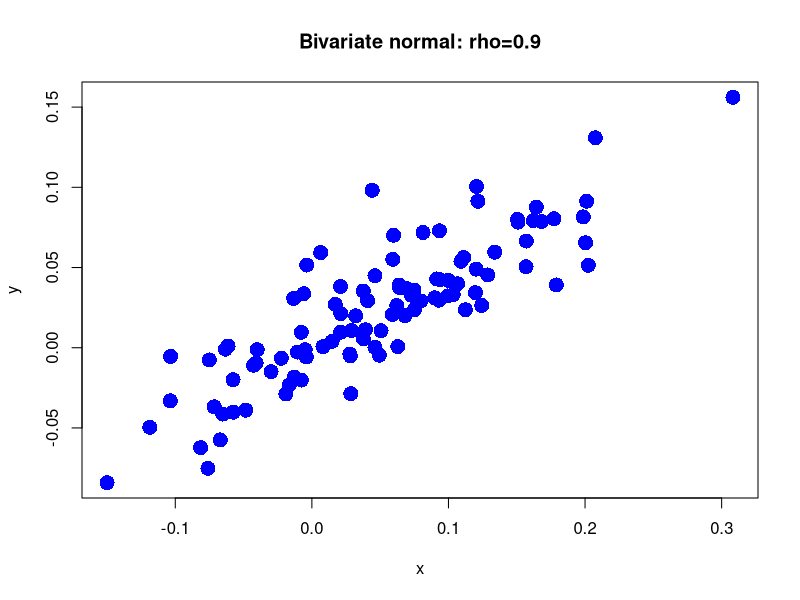
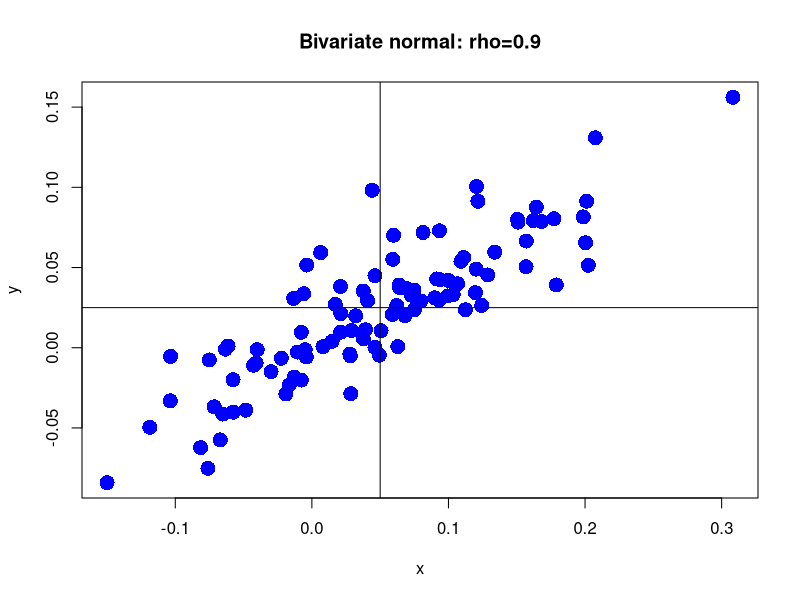

Here is the R script that generated these plots, in order:
## ---- chunk 1

    # Standard deviations and correlation
    sig_x <- 0.10
    sig_y <- 0.05
    rho_xy <- 0.9
    
    # Covariance between X and Y
    sig_xy <- rho_xy * sig_x * sig_y
    
    # Covariance matrix
    Sigma_xy <- matrix( c(sig_x^2, sig_xy, sig_xy, sig_y^2), nrow=2, ncol=2, byrow=T )

## ---- chunk 2

    # Load the mvtnorm package
    # install.packages("mvtnorm")
    library("mvtnorm")
    
    # Means
    mu_x <- 0.05
    mu_y <- 0.025
    
    # Simulate 100 observations
    set.seed(123)  # for reproducibility
    xy_vals <- rmvnorm(100, mean = c(mu_x, mu_y), sigma = Sigma_xy)
      
    # Have a look at the first observations
    head(xy_vals)

## ---- chunk 3

    plot(x=xy_vals[,1], 
         y=xy_vals[,2], 
         pch=16, 
         cex=2, 
         col="blue", 
         main="Bivariate normal: rho=0.9",
         xlab="x",
         ylab="y")

## ---- chunk 4

    plot(x=xy_vals[,1], 
         y=xy_vals[,2], 
         pch=16, 
         cex=2, 
         col="blue", 
         main="Bivariate normal: rho=0.9",
         xlab="x",
         ylab="y")
    abline(h=mu_y, v=mu_x)

## ---- chunk 5

    pmvnorm( lower=c(-Inf, -Inf), upper=c(0,0), mean=c(mu_x, mu_y), sigma=Sigma_xy )

